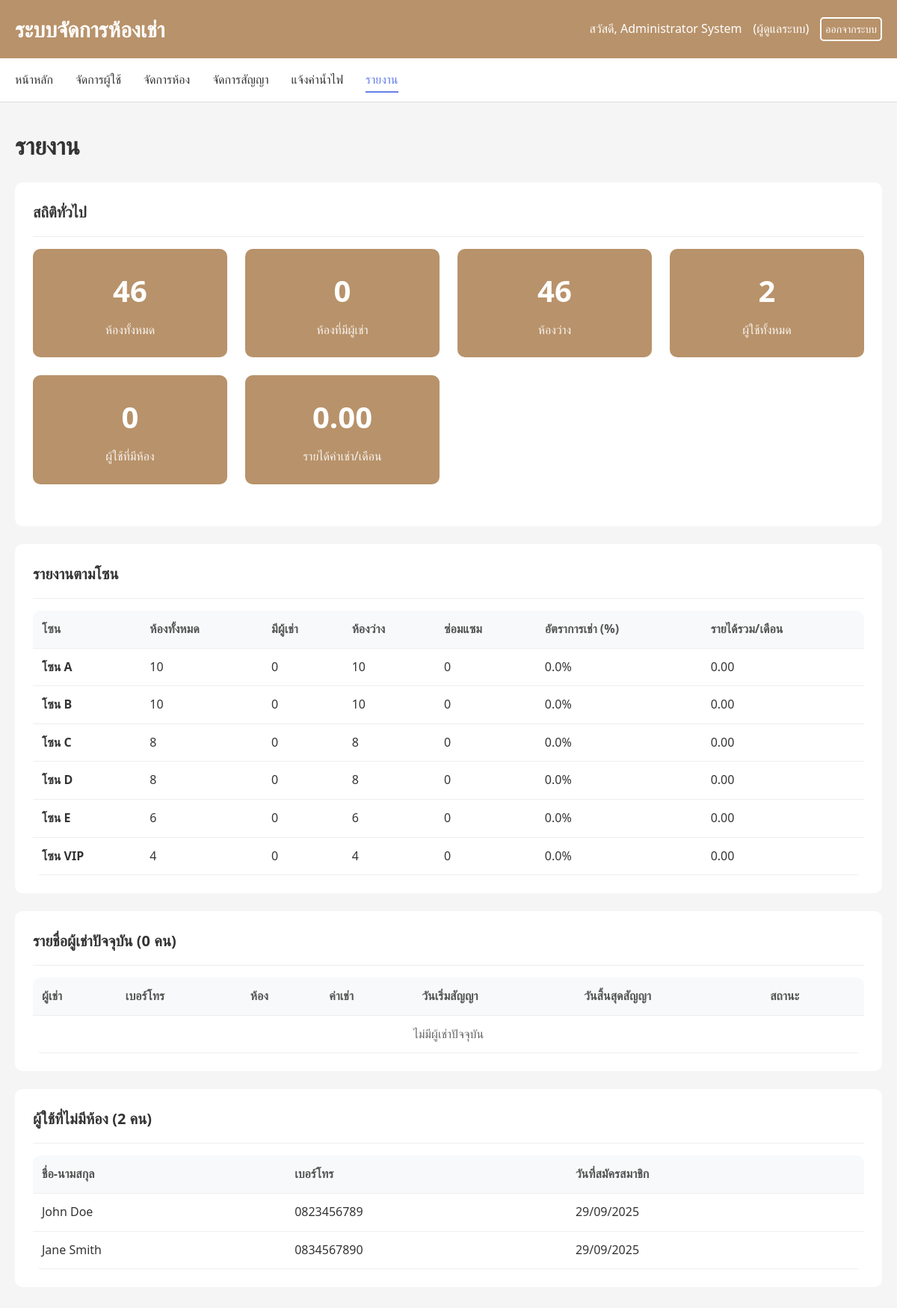
Screenshot of /pages/admin/reports.php (signed in) with the database file from the repository.
### tables this page shows
CREATE TABLE users (
    user_id INT AUTO_INCREMENT PRIMARY KEY,
    username VARCHAR(100) NOT NULL UNIQUE,
    password VARCHAR(255) NOT NULL,
    role ENUM('admin', 'user') DEFAULT 'user',
    first_name VARCHAR(100) NOT NULL,
    last_name VARCHAR(100) NOT NULL,
    phone VARCHAR(20),
    emergency_contact VARCHAR(20),
    status ENUM('active', 'inactive') DEFAULT 'active',
    has_room BOOLEAN DEFAULT FALSE,
    created_at TIMESTAMP DEFAULT CURRENT_TIMESTAMP,
    updated_at TIMESTAMP DEFAULT CURRENT_TIMESTAMP ON UPDATE CURRENT_TIMESTAMP
);

### includes/config.php (called while the page is built, shortened)
<?php
function h($string) {
    return htmlspecialchars($string, ENT_QUOTES, 'UTF-8');
}
function formatDate($date) {
    return date('d/m/Y', strtotime($date));
}
function formatMoney($amount) {
    return number_format($amount, 2) . '';
}
?>

### pages/admin/reports.php (the view, shortened to what this page needs)
<?php
require_once '../../includes/config.php';
try {
    $stmt = $pdo->query("SELECT COUNT(*) as total_rooms FROM rooms");
    $total_rooms = $stmt->fetchColumn();
    $stmt = $pdo->query("SELECT COUNT(*) as occupied_rooms FROM rooms WHERE status = 'occupied'");
    $occupied_rooms = $stmt->fetchColumn();
    $stmt = $pdo->query("SELECT COUNT(*) as total_users FROM users WHERE role = 'user' AND status = 'active'");
    $total_users = $stmt->fetchColumn();
    $stmt = $pdo->query("SELECT COUNT(*) as users_with_room FROM users WHERE role = 'user' AND has_room = 1 AND status = 'active'");
    $users_with_room = $stmt->fetchColumn();
    $stmt = $pdo->query("SELECT SUM(rental_price) as total_rental_income FROM contracts WHERE status = 'active'");
    $total_rental_income = $stmt->fetchColumn() ?: 0;
    $stmt = $pdo->query("
        SELECT z.zone_name,
               COUNT(r.room_id) as total_rooms,
               SUM(CASE WHEN r.status = 'occupied' THEN 1 ELSE 0 END) as occupied_rooms,
               SUM(CASE WHEN r.status = 'available' THEN 1 ELSE 0 END) as available_rooms,
               SUM(CASE WHEN r.status = 'maintenance' THEN 1 ELSE 0 END) as maintenance_rooms,
               COALESCE(SUM(c.rental_price), 0) as zone_income
        FROM zones z
        LEFT JOIN rooms r ON z.zone_id = r.zone_id
        LEFT JOIN contracts c ON r.room_id = c.room_id AND c.status = 'active'
        GROUP BY z.zone_id, z.zone_name
        ORDER BY z.zone_name
    ");
    $zone_stats = $stmt->fetchAll();
    $stmt = $pdo->query("
        SELECT CONCAT(u.first_name, ' ', u.last_name) as tenant_name,
               u.phone,
               CONCAT(z.zone_name, '-', r.room_number) as room_name,
               c.rental_price,
               c.start_date,
               c.end_date,
               DATEDIFF(c.end_date, CURDATE()) as days_left
        FROM contracts c
        JOIN users u ON c.user_id = u.user_id
        JOIN rooms r ON c.room_id = r.room_id
        JOIN zones z ON r.zone_id = z.zone_id
        WHERE c.status = 'active'
        ORDER BY z.zone_name, r.room_number
    ");
    $current_tenants = $stmt->fetchAll();
    $stmt = $pdo->query("
        SELECT CONCAT(first_name, ' ', last_name) as user_name,
               phone,
               created_at
        FROM users
        WHERE role = 'user' AND has_room = 0 AND status = 'active'
        ORDER BY created_at DESC
    ");
    $users_without_room = $stmt->fetchAll();
} catch (PDOException $e) {
    $error_message = 'เกิดข้อผิดพลาดในการโหลดข้อมูล: ' . $e->getMessage();
}
require_once '../../includes/header.php';
?>
<h1 class="page-title">รายงาน</h1>
<div class="card">
    <div class="card-header">
        <h2 class="card-title">สถิติทั่วไป</h2>
    </div>
    <div class="stats-grid">
        <div class="stat-card">
            <div class="stat-number"><?php echo $total_rooms; ?></div>
            <div class="stat-label">ห้องทั้งหมด</div>
        </div>
        <div class="stat-card">
            <div class="stat-number"><?php echo $occupied_rooms; ?></div>
            <div class="stat-label">ห้องที่มีผู้เช่า</div>
        </div>
        <div class="stat-card">
            <div class="stat-number"><?php echo ($total_rooms - $occupied_rooms); ?></div>
            <div class="stat-label">ห้องว่าง</div>
        </div>
        <div class="stat-card">
            <div class="stat-number"><?php echo $total_users; ?></div>
            <div class="stat-label">ผู้ใช้ทั้งหมด</div>
        </div>
        <div class="stat-card">
            <div class="stat-number"><?php echo $users_with_room; ?></div>
            <div class="stat-label">ผู้ใช้ที่มีห้อง</div>
        </div>
        <div class="stat-card">
            <div class="stat-number"><?php echo formatMoney($total_rental_income); ?></div>
            <div class="stat-label">รายได้ค่าเช่า/เดือน</div>
        </div>
    </div>
</div>
<div class="card">
    <div class="card-header">
        <h2 class="card-title">รายงานตามโซน</h2>
    </div>
    <div class="table-container">
        <table>
            <thead>
                <tr>
                    <th>โซน</th>
                    <th>ห้องทั้งหมด</th>
                    <th>มีผู้เช่า</th>
                    <th>ห้องว่าง</th>
                    <th>ซ่อมแซม</th>
                    <th>อัตราการเช่า (%)</th>
                    <th>รายได้รวม/เดือน</th>
                </tr>
            </thead>
            <tbody>
                <?php foreach ($zone_stats as $zone): ?>
                <tr>
                    <td><strong>โซน <?php echo h($zone['zone_name']); ?></strong></td>
                    <td><?php echo $zone['total_rooms']; ?></td>
                    <td><?php echo $zone['occupied_rooms']; ?></td>
                    <td><?php echo $zone['available_rooms']; ?></td>
                    <td><?php echo $zone['maintenance_rooms']; ?></td>
                    <td>
                        <?php
                        $occupancy_rate = $zone['total_rooms'] > 0 ? ($zone['occupied_rooms'] / $zone['total_rooms']) * 100 : 0;
                        echo number_format($occupancy_rate, 1) . '%';
                        ?>
                    </td>
                    <td><?php echo formatMoney($zone['zone_income']); ?></td>
                </tr>
                <?php endforeach; ?>
            </tbody>
        </table>
    </div>
</div>
<div class="card">
    <div class="card-header">
        <h2 class="card-title">รายชื่อผู้เช่าปัจจุบัน (<?php echo count($current_tenants); ?> คน)</h2>
    </div>
    <div class="table-container">
        <table>
            <thead>
                <tr>
                    <th>ผู้เช่า</th>
                    <th>เบอร์โทร</th>
                    <th>ห้อง</th>
                    <th>ค่าเช่า</th>
                    <th>วันเริ่มสัญญา</th>
                    <th>วันสิ้นสุดสัญญา</th>
                    <th>สถานะ</th>
                </tr>
            </thead>
            <tbody>
                <?php if (empty($current_tenants)): ?>
                <tr>
                    <td colspan="7" style="text-align: center; color: #666;">ไม่มีผู้เช่าปัจจุบัน</td>
                </tr>
                <?php endif; ?>
            </tbody>
        </table>
    </div>
</div>
<div class="card">
    <div class="card-header">
        <h2 class="card-title">ผู้ใช้ที่ไม่มีห้อง (<?php echo count($users_without_room); ?> คน)</h2>
    </div>
    <div class="table-container">
        <table>
            <thead>
                <tr>
                    <th>ชื่อ-นามสกุล</th>
                    <th>เบอร์โทร</th>
                    <th>วันที่สมัครสมาชิก</th>
                </tr>
            </thead>
            <tbody>
                <?php if (empty($users_without_room)): ?>
                <tr>
                    <td colspan="3" style="text-align: center; color: #666;">ไม่มีผู้ใช้ที่ไม่มีห้อง</td>
                </tr>
                <?php else: ?>
                    <?php foreach ($users_without_room as $user): ?>
                    <tr>
                        <td><?php echo h($user['user_name']); ?></td>
                        <td><?php echo h($user['phone']); ?></td>
                        <td><?php echo formatDate($user['created_at']); ?></td>
                    </tr>
                    <?php endforeach; ?>
                <?php endif; ?>
            </tbody>
        </table>
    </div>
</div>

### assets/css/style.css (style rules this page uses)
* { margin: 0; padding: 0; box-sizing: border-box; }
body { font-family: "Segoe UI", Tahoma, Geneva, Verdana, sans-serif; background-color: #f5f5f5; color: #333; line-height: 1.6; }
.page-title { font-size: 2rem; font-weight: 700; margin-bottom: 1.5rem; color: #333; }
.card { background: white; border-radius: 10px; padding: 1.5rem; margin-bottom: 1.5rem; }
.card-header { border-bottom: 1px solid #eee; padding-bottom: 1rem; margin-bottom: 1rem; }
.card-title { font-size: 1.25rem; font-weight: 600; color: #333; }
.table-container { overflow-x: auto; background: white; border-radius: 10px; }
table { width: 100%; border-collapse: collapse; }
th, td { padding: 12px; text-align: left; border-bottom: 1px solid #eee; }
th { background-color: #f8f9fa; font-weight: 600; color: #555; }
.stats-grid { display: grid; grid-template-columns: repeat(auto-fit, minmax(250px, 1fr)); gap: 1.5rem; margin-bottom: 2rem; }
.stat-card { background: #b8926a; color: white; padding: 1.5rem; border-radius: 10px; text-align: center; }
.stat-number { font-size: 2.5rem; font-weight: 700; margin-bottom: 0.5rem; }
.stat-label { font-size: 1rem; opacity: 0.9; }

### rows the page displays
users: user_name "John Doe", phone "0823456789", created_at "29/09/2025"
users: user_name "Jane Smith", phone "0834567890", created_at "29/09/2025"

### other values shown
SITE_NAME "ระบบจัดการห้องเช่า"
$_SESSION['first_name'] . ' ' . $_SESSION['last_name'] "Administrator System"
$total_rooms "46"
$occupied_rooms "0"
$total_rooms - $occupied_rooms "46"
$total_users "2"
$users_with_room "0"
formatMoney($total_rental_income) "0.00"
$zone['zone_name'] "A"
$zone['total_rooms'] "10"
$zone['occupied_rooms'] "0"
$zone['available_rooms'] "10"
$zone['maintenance_rooms'] "0"
$occupancy_rate "0.0"
formatMoney($zone['zone_income']) "0.00"
